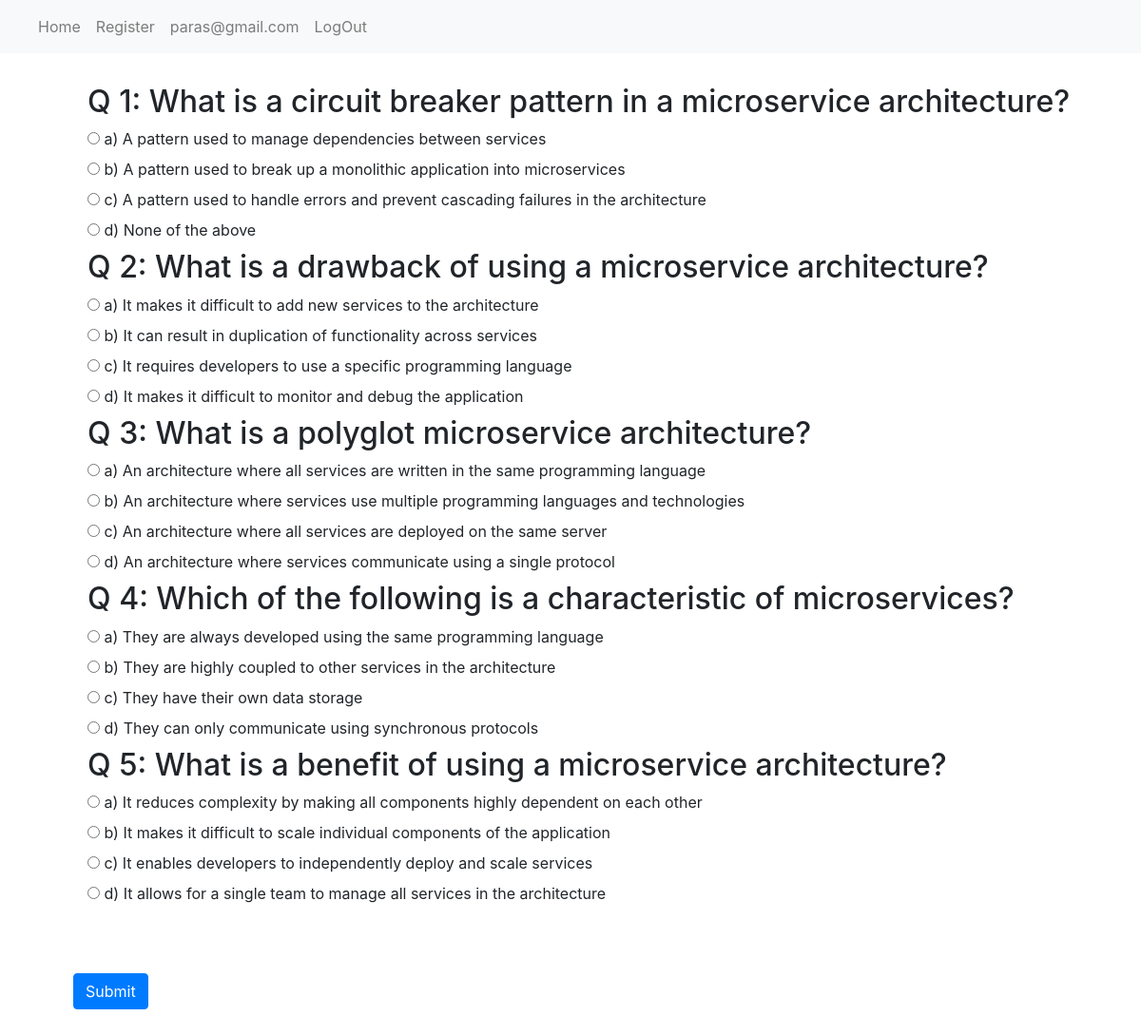
Screenshot of /microservices-quizz/ (signed in) with the database file from the repository.
### quizzDataPool/models.py (models this page shows)
class QuestionAnswerPool(models.Model):
    question = models.CharField(max_length=550)
    choice1 = models.CharField(max_length=150)
    choice2 = models.CharField(max_length=150)
    choice3 = models.CharField(max_length=150)
    choice4 = models.CharField(max_length=150)
    trueAnswer = models.CharField(max_length=150)

### quizzDataPool/views.py (the view, shortened to what this page needs)
# urls.py: path('quizz/', quizz_view, name='quizz'),
def quizz_view(request):
    quizz_data = QuestionAnswerPool.objects.all()
    random_five_questions = random.sample(list(quizz_data.values()), 5)
    total_marks = 0
    current_user_name = request.session.get('user_name')
    error = None
    if current_user_name is None:
        error = 'Please log in first!'
        return redirect('login')
    context = {'quizz_data': random_five_questions, 'played_user': current_user_name, 'error': error}
    return render(request, 'microservicesQuizz.html', context)

### quizzDataPool/templates/microservicesQuizz.html (shortened to what this page needs)
<!DOCTYPE html>
<html lang="en">
<head>
</head>
<body>
    {% extends 'base.html' %}
    {% block content %}
    <form method="post">
        <div class="container" style="margin:2rem;">
        {% for question in quizz_data %}
            <h2>Q {{ forloop.counter }}: {{ question.question }}</h2>
            <input type="radio" id="choice1" name="{{question.id}}" value="{{question.choice1}}">
            <label for="choice1">a) {{ question.choice1 }}</label><br>
            <input type="radio" id="choice2" name="{{question.id}}" value="{{question.choice2}}">
            <label for="choice2">b) {{ question.choice2 }}</label><br>
            <input type="radio" id="choice3" name="{{question.id}}" value="{{question.choice3}}">
            <label for="choice3">c) {{ question.choice3 }}</label><br>
            <input type="radio" id="choice4" name="{{question.id}}" value="{{question.choice4}}">
            <label for="choice4">d) {{ question.choice4 }}</label><br>
        {% endfor %}
        </div>
    <button type="submit" class="btn btn-primary" style="margin:2rem;">Submit</button>
    </form>
    {% endblock %}

### userPool/templates/registration/base.html (shortened to what this page needs)
<!DOCTYPE html>
<html>
  <head>
    <link rel="stylesheet" href="https://stackpath.bootstrapcdn.com/bootstrap/4.3.1/css/bootstrap.min.css">
  </head>
  <body>
    <nav class="navbar navbar-expand-lg navbar-light bg-light">
      <div class="collapse navbar-collapse" id="navbarNav">
        <ul class="navbar-nav">
          <li class="nav-item">
            <a class="nav-link" href="{% url 'home' %}">Home <span class="sr-only">(current)</span></a>
          </li>
          <li class="nav-item">
            <a class="nav-link" href="{% url 'register' %}">Register</a>
          </li>
          <li class="nav-item">
            <a class="nav-link" href="{% url 'login' %}">
              {% if played_user %}
              {{played_user}}
              {% else %}
              Login
              {% endif %}
            </a>
          </li>
          <li class="nav-item">
            <a class="nav-link" href="{% url 'logout' %}" tabindex="-1">LogOut</a>
          </li>
        </ul>
      </div>
    </nav>
    <div class="container">
      {% block content %}{% endblock %}
    </div>
    </body>
</html>

### rows the page displays
QuestionAnswerPool: question "What is a circuit breaker pattern in a microservice architecture?", choice1 "A pattern used to manage dependencies between services", choice2 "A pattern used to break up a monolithic application into microservices", choice3 "A pattern used to handle errors and prevent cascading failures in the architecture", choice4 "None of the above"
QuestionAnswerPool: question "What is a drawback of using a microservice architecture?", choice1 "It makes it difficult to add new services to the architecture", choice2 "It can result in duplication of functionality across services", choice3 "It requires developers to use a specific programming language", choice4 "It makes it difficult to monitor and debug the application"
QuestionAnswerPool: question "What is a polyglot microservice architecture?", choice1 "An architecture where all services are written in the same programming language", choice2 "An architecture where services use multiple programming languages and technologies", choice3 "An architecture where all services are deployed on the same server", choice4 "An architecture where services communicate using a single protocol"
QuestionAnswerPool: question "Which of the following is a characteristic of microservices?", choice1 "They are always developed using the same programming language", choice2 "They are highly coupled to other services in the architecture", choice3 "They have their own data storage", choice4 "They can only communicate using synchronous protocols"
QuestionAnswerPool: question "What is a benefit of using a microservice architecture?", choice1 "It reduces complexity by making all components highly dependent on each other", choice2 "It makes it difficult to scale individual components of the application", choice3 "It enables developers to independently deploy and scale services", choice4 "It allows for a single team to manage all services in the architecture"

### other values shown
{{ played_user }} "paras@gmail.com"
